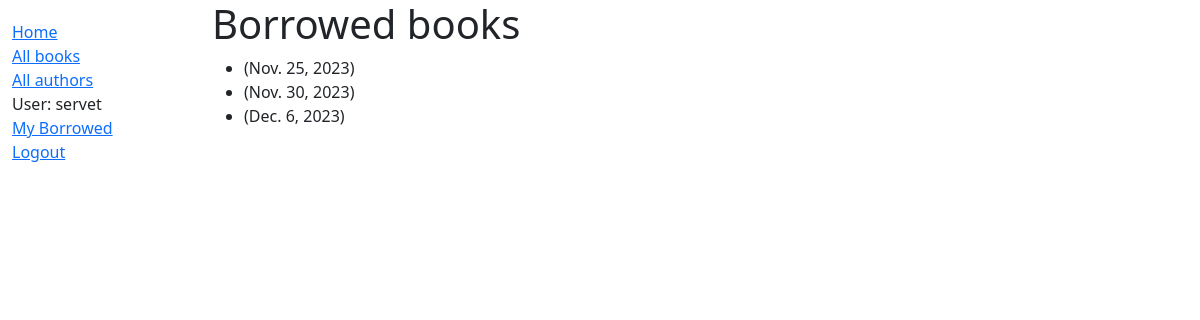
/catalog/mybooks/ (signed in), run on an earlier commit of the app's database.
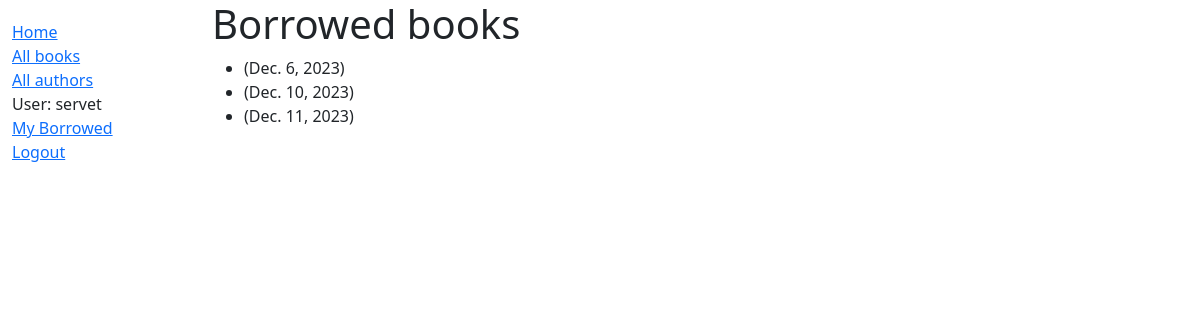
And on a later commit of the database.
### catalog/models.py (models this page shows, shortened)
class BookInstance(models.Model):
    id = models.UUIDField(primary_key=True, default=uuid.uuid4,
                          help_text="Unique ID for this particular book across whole library")
    book = models.ForeignKey('Book', on_delete=models.RESTRICT, null=True)
    imprint = models.CharField(max_length=200)
    due_back = models.DateField(null=True, blank=True)
    borrower = models.ForeignKey(settings.AUTH_USER_MODEL, on_delete=models.SET_NULL, null=True, blank=True)
    LOAN_STATUS = (
        ('m', 'Maintenance'),
        ('o', 'On loan'),
        ('a', 'Available'),
        ('r', 'Reserved'),
    )
    status = models.CharField(
        max_length=1,
        choices = LOAN_STATUS,
        blank=True,
        default = 'm',
        help_text = 'Book availability',
    )
    class Meta:
        ordering = ['due_back']
        permissions = (("can_mark_returned","Set book as returned"),)
    @property
    def is_overdue(self):
        return bool(self.due_back and date.today() > self.due_back)

### catalog/views.py (the view)
# urls.py: path('mybooks/', views.LoanedBooksByUserListView.as_view(), name='my-borrowed'),
class LoanedBooksByUserListView(LoginRequiredMixin, generic.ListView):
    model = BookInstance
    template_name = 'catalog/bookinstance_list_borrowed_user.html'
    paginate_by = 10
    def get_queryset(self):
        return (
            BookInstance.objects.filter(borrower=self.request.user)
            .filter(status__exact='o')
            .order_by('due_back')
        )

### catalog/templates/catalog/bookinstance_list_borrowed_user.html (shortened to what this page needs)
{% extends "base_generic.html" %}
{% block content %}
    <h1>Borrowed books</h1>
    {% if bookinstance_list %}
    <ul>
        {% for bookinst in bookinstance_list %}
            <li class="{% if bookinst.is_overdue %}text-danger{% endif %}">
                 ({{ bookinst.due_back}})
            </li>
            {% endfor %}
        </ul>
        {% else %}
            <p>There are no books borrowed.</p>
        {% endif %}
{% endblock %}

What changed in the data, as far as the page shows it:
shown differently, row unchanged: BookInstance "Dec. 6, 2023": moves up the list
changed BookInstance: due_back "Nov. 25, 2023" → "Dec. 10, 2023"
changed BookInstance: due_back "Nov. 30, 2023" → "Dec. 11, 2023"
